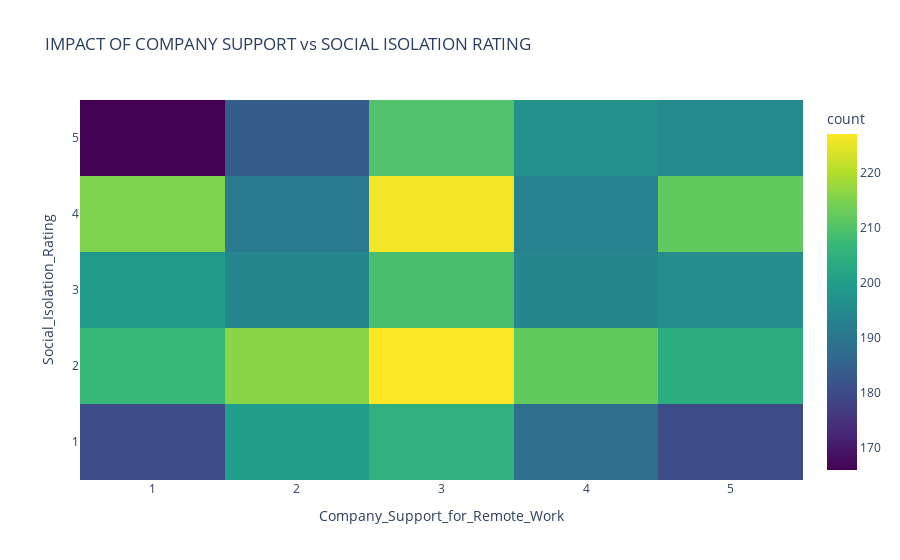

Notebook code cell kept with this figure:
### Code cell
#CREATE A HEATMAP:COMPANY SUPPORT vs SOCIAL ISOLATION RATING
fig=px.density_heatmap(data,x='Company_Support_for_Remote_Work',y='Social_Isolation_Rating',
                       title="IMPACT OF COMPANY SUPPORT vs SOCIAL ISOLATION RATING",
                       color_continuous_scale='viridis')
fig.show()

### Figure 1 — Plotly figure (JSON) as saved in the notebook; plotly's stock layout.template omitted (floating-point values rounded to 4 significant figures; data arrays with more than 128 entries replaced by an {"elided": "..."} marker saying what was removed)
{"data": [{"coloraxis": "coloraxis", "hovertemplate": "Company_Support_for_Remote_Work=%{x}<br>Social_Isolation_Rating=%{y}<br>count=%{z}<extra></extra>", "name": "", "type": "histogram2d", "x": {"elided": "5000 int values"}, "xaxis": "x", "xbingroup": "x", "y": {"elided": "5000 int values"}, "yaxis": "y", "ybingroup": "y"}], "layout": {"coloraxis": {"colorbar": {"title": {"text": "count"}}, "colorscale": [[0, "#440154"], [0.1111, "#482878"], [0.2222, "#3e4989"], [0.3333, "#31688e"], [0.4444, "#26828e"], [0.5556, "#1f9e89"], [0.6667, "#35b779"], [0.7778, "#6ece58"], [0.8889, "#b5de2b"], [1, "#fde725"]]}, "legend": {"tracegroupgap": 0}, "title": {"text": "IMPACT OF COMPANY SUPPORT vs SOCIAL ISOLATION RATING"}, "xaxis": {"anchor": "y", "domain": [0, 1], "title": {"text": "Company_Support_for_Remote_Work"}}, "yaxis": {"anchor": "x", "domain": [0, 1], "title": {"text": "Social_Isolation_Rating"}}}}
